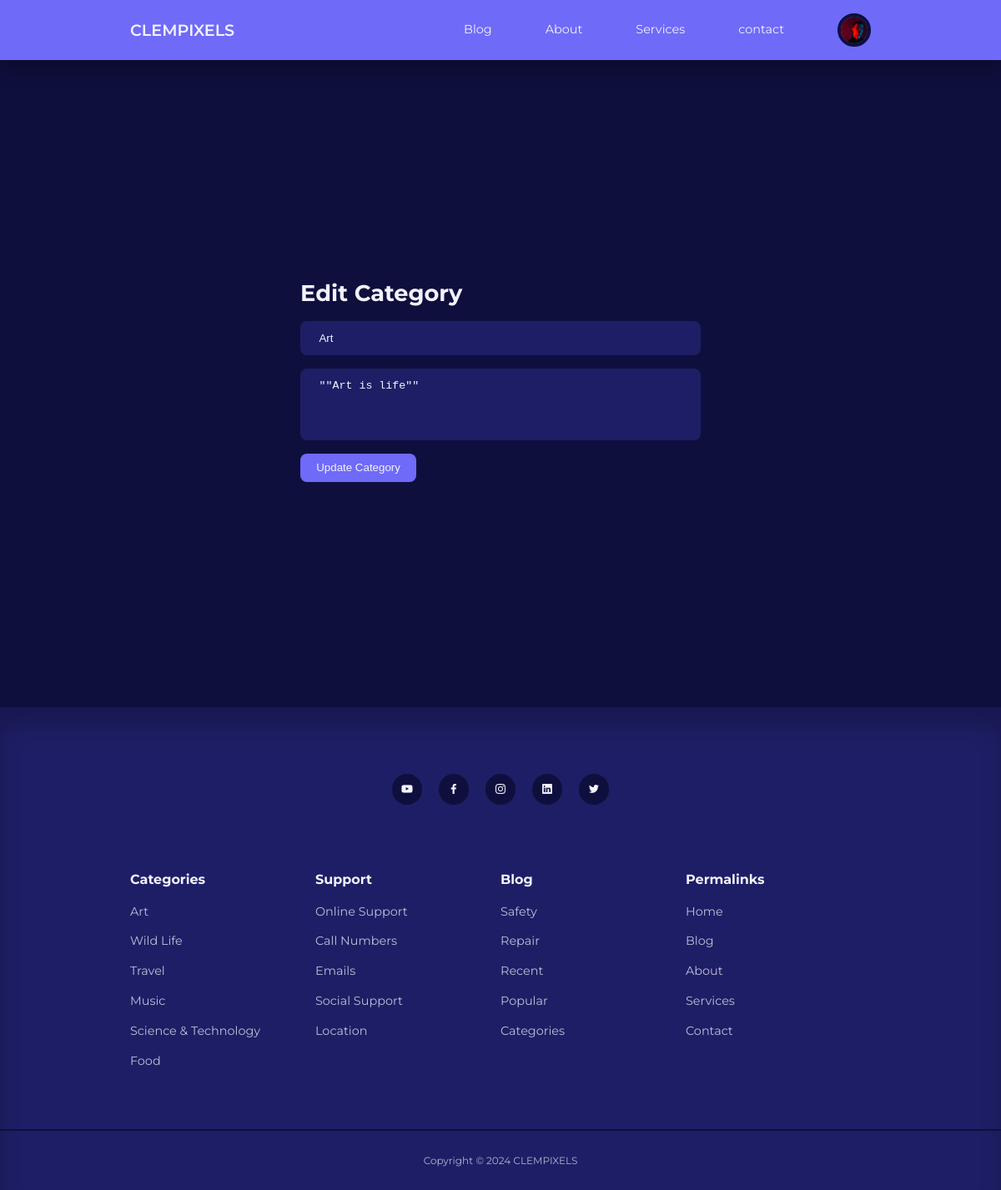
Page /admin/edit-category.php?id=4 (signed in) on the committed database.
### tables this page shows
CREATE TABLE `users` (
  `id` int(11) UNSIGNED NOT NULL,
  `firstname` varchar(50) NOT NULL,
  `lastname` varchar(50) NOT NULL,
  `username` varchar(50) NOT NULL,
  `email` varchar(100) NOT NULL,
  `password` varchar(255) NOT NULL,
  `avatar` varchar(255) NOT NULL,
  `is_admin` tinyint(1) NOT NULL
);

CREATE TABLE `categories` (
  `id` int(11) UNSIGNED NOT NULL,
  `title` varchar(50) NOT NULL,
  `description` text NOT NULL
);

### admin/partials/header.php (called while the page is built, shortened)
<?php
require '../partials/header.php';

### admin/edit-category.php (the view, shortened to what this page needs)
<?php
    include 'partials/header.php';
    if(isset($_GET['id'])) {
        $id = filter_var($_GET['id'], FILTER_SANITIZE_NUMBER_INT);
        $query = "SELECT * FROM categories WHERE id=$id";
        $result = mysqli_query($connection, $query);
        if(mysqli_num_rows($result) == 1) {
            $category = mysqli_fetch_assoc($result);
        }
    } else {
        header('location:' . ROOT_URL . 'admin/manage-category.php');
        die();
    }
?>
<section class="form-section">
    <div class="container form-section-container">
        <h2>Edit Category</h2>
        <form action="<?= ROOT_URL ?>admin/edit-category-logic.php" method="POST">
            <input type="text" name="title" value="<?= $category['title'] ?>" placeholder="Title">
            <textarea name="description" id="" rows="4" placeholder="Description">"<?= $category['description'] ?>"</textarea>
            <button type="submit" name="submit" class="btn">Update Category</button>
        </form>
    </div>
</section>
<?php
    include '../partials/footer.php';
?>

### partials/header.php (shortened to what this page needs)
<?php
require 'config/database.php';
if (isset($_SESSION['user-id'])) {
    $id = filter_var($_SESSION['user-id'], FILTER_SANITIZE_NUMBER_INT);
    $query = "SELECT avatar FROM users WHERE id=$id";
    $result = mysqli_query($connection, $query);
    $avatar = mysqli_fetch_assoc($result);
}
?>
<!DOCTYPE html>
<html lang="en">
<head>
    <link rel="stylesheet" href="<?= ROOT_URL ?>css/style.css">
    <link rel="stylesheet" href="https://unicons.iconscout.com/release/v4.0.8/css/line.css">
</head>
<body>
    <nav>
        <div class="container nav-container">
            <a href="<?= ROOT_URL ?>" class="nav-logo">CLEMPIXELS</a>
            <ul class="nav-items">
                <li><a href="<?= ROOT_URL ?>blog.php">Blog</a></li>
                <li><a href="<?= ROOT_URL ?>about.php">About</a></li>
                <li><a href="<?= ROOT_URL ?>services.php">Services</a></li>
                <li><a href="<?= ROOT_URL ?>contact.php">contact</a></li>
                <?php if(isset($_SESSION['user-id'])) : ?>
                    <li class="nav-profile">
                    <div class="avatar">
                        <img src="<?= ROOT_URL . 'images/' . $avatar['avatar'] ?>" alt="">
                    </div>
                </li>
                <?php else :?>
                <li><a href="<?= ROOT_URL ?>signin.php">Signin</a></li>
                <?php endif ?>
            </ul>
        </div>
    </nav>

### css/style.css (style rules this page uses)
:root { --color-primary: #6f6af8; --color-primary-light: hsl(242, 91%, 69%, 18%); --color-primary-variant: #5854c7; --color-red: #da0f3f; --color-red-light: hsl(346 87%, 46%, 15%); --color-green: #00c476; --color-green-light: hsl(156, 100%, 38%, 15%); --color-gray-900: #1e1e66; --color-gray-700: #2d2b7c; --color-gray-300: rgba(242, 242, 254, 0.3); --color-gray-200: rgba(242, 242, 254, 0.7); --color-white: #f2f2fe; --color-bg: #0f0f3e; --transition: all 300ms ease; --container-width-lg: 74%; --container-width-md: 88%; --form-width: 40%; --card-border-radius-1: 0.3rem; --card-border-radius-2: 0.5rem; --card-border-radius-3: 0.8rem; --card-border-radius-4: 2rem; --card-border-radius-5: 5rem; }
* { margin: 0; padding: 0; outline: 0; border: 0; appearance: 0; list-style: none; text-decoration: none; box-sizing: border-box; }
body { font-family: "Montserrat", sans-serif; line-height: 1.6; color: var(--color-gray-200); overflow-x: hidden; background-color: var(--color-bg); font-size: 0.9rem; }
.container { width: var(--container-width-lg); max-width: 1800px; margin-inline: auto; }
section { margin-top: 3rem; width: 100vw; }
h1, h2, h3, h4, h5 { color: var(--color-white); line-height: 1.3; }
h2 { font-size: 1.7rem; margin: 1rem 0; }
a { color: var(--color-white); transition: var(--transition); }
img { display: block; width: 100%; object-fit: cover; }
nav { background: var(--color-primary); width: 100vw; height: 4.5rem; position: fixed; top: 0; z-index: 10; box-shadow: 0 1rem 1rem rgba(0, 0, 0, 0.2); }
.nav-container { height: 100%; display: flex; align-items: center; justify-content: space-between; }
.avatar { width: 2.5rem; height: 2.5rem; border-radius: 50%; overflow: hidden; border: 0.3rem solid var(--color-bg); }
.nav-logo { font-weight: 600; font-size: 1.2rem; }
.nav-items { display: flex; align-items: center; gap: 4rem; }
.nav-profile { position: relative; cursor: pointer; }
.btn { display: inline-block; width: fit-content; padding: 0.6rem 1.2rem; background: var(--color-primary); border-radius: var(--card-border-radius-2); cursor: pointer; color: var(--color-white); transition: var(--transition); }
.form-section { display: grid; place-items: center; height: 100vh; }
.form-section-container { width: var(--form-width); }
form { display: flex; flex-direction: column; gap: 1rem; }
input, textarea, select { padding: 0.8rem 1.4rem; background: var(--color-gray-900); border-radius: var(--card-border-radius-2); resize: none; color: var(--color-white); }

### rows in the picture
users: avatar (picture)
categories: title "Art", description "\"\"Art is life\"\""
